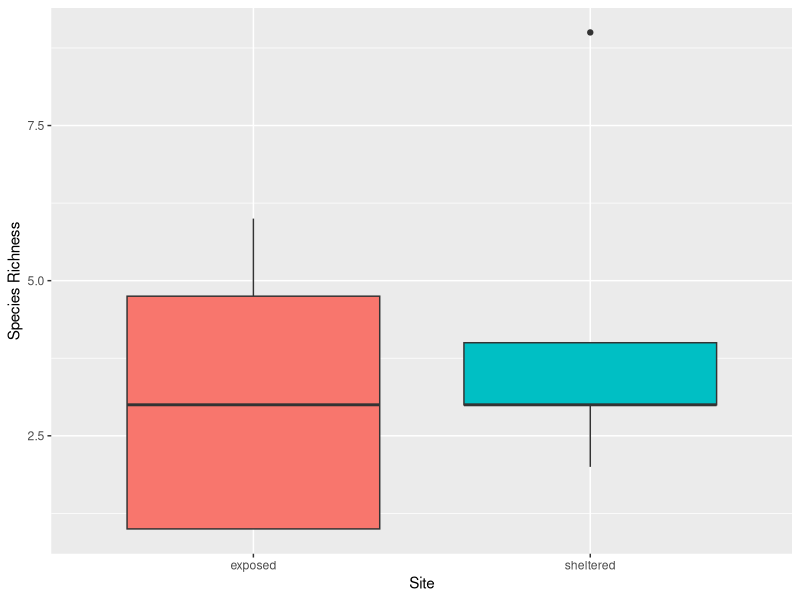

Here is the R script that generated this plot: (Note: this script raises an error after producing the figure.)
## ---- chunk 1
library(vegan)
library(tidyverse)
## ---- chunk 2
data <- read.csv("data-entry-final.csv")

# Manipulating the data

data_analysis <- data %>% 
  select(-c(abiotic_hab, biotic_hab)) %>% 
  mutate(quadrat = as.factor(quadrat)) %>% 
  group_by(vertical_transect, quadrat, species)%>%
  mutate(n_per_quadrat = sum(n)*10) %>%
  mutate(site = ifelse(vertical_transect %in% c(1,2,3), "sheltered", "exposed")) %>% 
  select(-c(n,square)) %>% 
  na.omit %>%
  distinct() %>%
  group_by(vertical_transect, quadrat) %>%
  mutate(pi_quadrat = n_per_quadrat / sum(n_per_quadrat)) %>% 
  mutate(pi_log = log(pi_quadrat)) %>% 
  mutate(pi_times_pi_log = -(pi_quadrat * pi_log))
  
shannon_diversity <- data_analysis %>% 
  group_by(vertical_transect, quadrat) %>%
  summarize(sum(pi_times_pi_log, na.rm = FALSE))

quad_richness <- data %>%
  drop_na(n) %>%
  group_by(vertical_transect,quadrat) %>%
  summarize(richness = length(unique(species))) %>%
  mutate(site = ifelse(vertical_transect %in% c(1,2,3), "sheltered", "exposed"))
## ---- chunk 3
richness_plot <- ggplot(data = quad_richness) +
  geom_boxplot(aes(x = site, y = richness, fill = site)) +
  labs(x = "Site", y = "Species Richness")+
  theme_grey()+
  theme(legend.position = 'none')
    
richness_plot
  summarize(richness = length(unique(species)))

